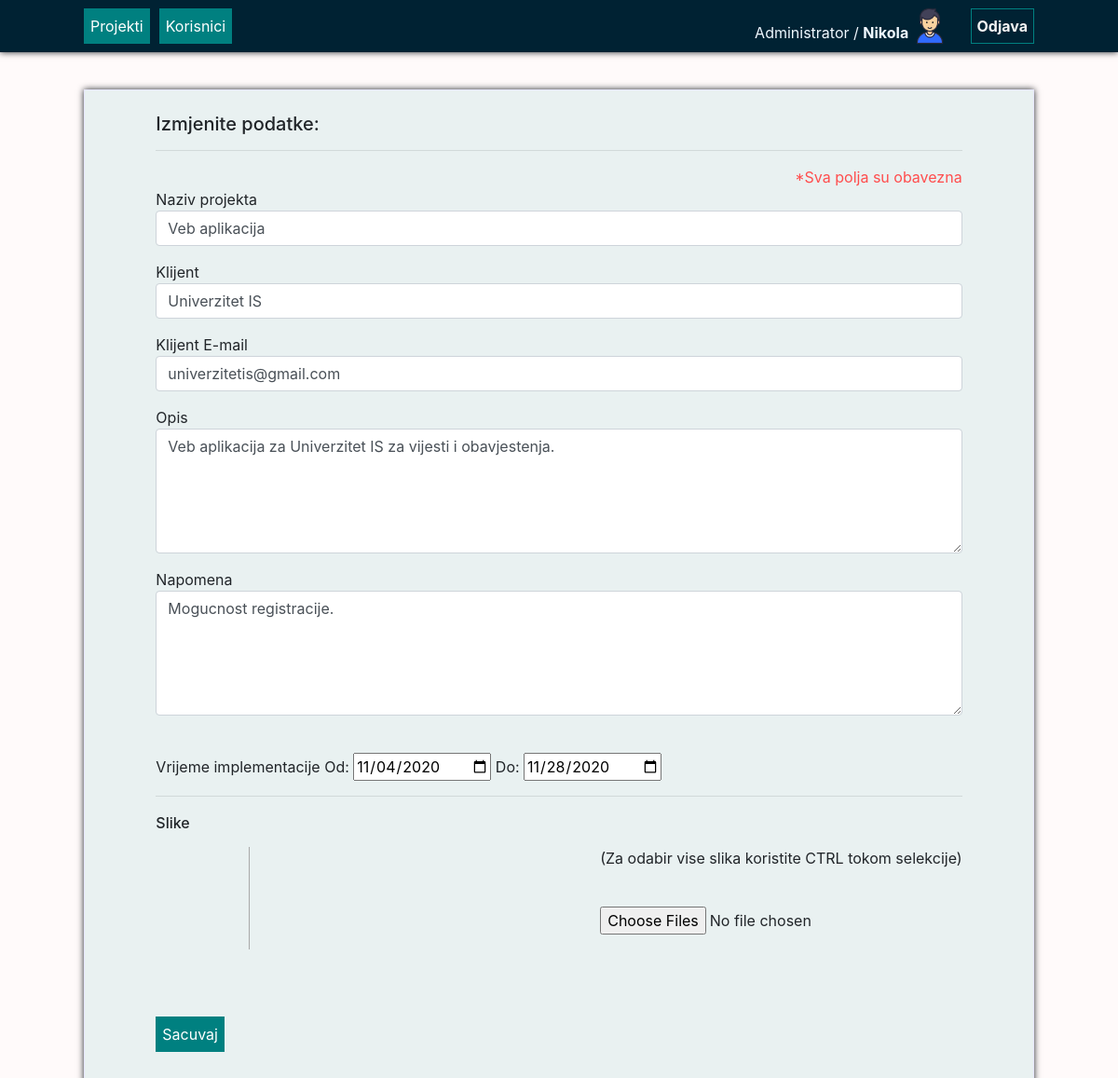
/ITP_Nikola_Kostovic/izmjena_projekta.php?id=20 (signed in), run on the app's committed database.
### tables this page shows
CREATE TABLE IF NOT EXISTS `projekat` (
  `PROJEKAT_ID` int(20) NOT NULL AUTO_INCREMENT,
  `PROJEKAT_NAZIV` varchar(100) NOT NULL,
  `PROJEKAT_NAZIV_KLIJENTA` varchar(100) NOT NULL,
  `PROJEKAT_EMAIL_KLIJENTA` varchar(50) NOT NULL,
  `PROJEKAT_OPIS` text NOT NULL,
  `PROJEKAT_NAPOMENA` text DEFAULT NULL,
  `PROJEKAT_OD` date NOT NULL,
  `PROJEKAT_DO` date NOT NULL,
  PRIMARY KEY (`PROJEKAT_ID`)
);

### ITP_Nikola_Kostovic/izmjena_projekta.php (the view, shortened to what this page needs)
<?php
$id_projekta = $_GET["id"];
include "./db_connection.php";
$query_result = $connection->query("SELECT * FROM projekat WHERE PROJEKAT_ID = '{$id_projekta}'");
$row = $query_result->fetch_array();
$naziv = $row["PROJEKAT_NAZIV"];
$naziv_klijenta = $row["PROJEKAT_NAZIV_KLIJENTA"];
$email_klijenta = $row["PROJEKAT_EMAIL_KLIJENTA"];
$opis = $row["PROJEKAT_OPIS"];
$napomena = $row["PROJEKAT_NAPOMENA"];
$dat_od = $row["PROJEKAT_OD"];
$dat_do = $row["PROJEKAT_DO"];
?>
<!doctype html>
<html lang="en">
<head>
    <link rel="stylesheet" type="text/css" href="style/index-style.css">
    <link rel="stylesheet" type="text/css" href="style/nav_style.css">
    <link rel="stylesheet" href="https://cdn.jsdelivr.net/npm/bootstrap@4.5.3/dist/css/bootstrap.min.css">
</head>
<body  style="background-color: snow">
<?php
include "./Navbar.php";
?>
<div class="main">
    <div class="table-container">
        <br>
        <h5>Izmjenite podatke:</h5>
        <hr>
        <p style="float: right; display: inline; color: #ff4d4d;" >*Sva polja su obavezna</p>
        <br>
        <form method="POST" action="dodavanje_projekta.php?data=izm&&id=<?php echo $id_projekta?>" enctype="multipart/form-data" onsubmit="return provjeri_polja()">
            <div class="form-group">
                <label">Naziv projekta</label>
                <input type="text" class="form-control" name="naziv" id="naziv" value="<?php echo $naziv ;?>">
            </div>
            <div class="form-group">
                <label">Klijent</label>
                <input type="text" class="form-control" name="klijent" id="klijent" value="<?php echo $naziv_klijenta ;?>">
            </div>
            <div class="form-group">
                <label">Klijent E-mail</label>
                <input type="text" class="form-control"  name="email" id="email" value="<?php echo $email_klijenta ;?>">
            </div>
            <div class="form-group">
                <label">Opis</label>
                <textarea name="opis" rows="5" class="form-control" id="opis"><?php echo $opis ;?></textarea>
            </div>
            <div class="form-group">
                <label">Napomena</label>
                <textarea name="napomena" rows="5" class="form-control" id="napomena"><?php echo $napomena ;?></textarea>
            </div>
            <br>
            <div class="form-group">
                <label">Vrijeme implementacije</label>
                <label">Od:</label>
                <input type="date"  name="datum_od" value="<?php echo $dat_od ;?>" id="od">
                <label">Do:</label>
                <input type="date"  name="datum_do" value="<?php echo $dat_do ;?>" id="do">
                <br><hr>
            </div>
            <label><h6>Slike</h6></label><br>
            <div style=" display: flex; justify-content: space-between">
                <div class="kontejner_slike" id="slike" title=<?php echo"$id_projekta";?>>
                </div>
                <div>
                    <p>(Za odabir vise slika koristite CTRL tokom selekcije)<p><br>
                        <input type="file" name="img_proj[]" multiple>
                </div>
         </div>
            <br><br><br>
            <button type="submit" >Sacuvaj</button>
        </form>
        <br><br>
        <br>
    </div>
    <br>
</div>
</body>
</html>

### ITP_Nikola_Kostovic/style/Index-style.css (style rules this page uses)
.main { background-color: #e9f1f1; width: 85%; margin: 0 auto; border: solid lavender 1px; box-shadow: 0px 0px 7px; margin-bottom: 20px; }
.table-container { width: 85%; margin: 0 auto; }
p { border-radius: 3px; }
.kontejner_slike { border-right: solid darkgray 1px; padding: 10px 50px 10px 50px; }

### ITP_Nikola_Kostovic/style/nav_style.css (style rules this page uses)
button { background-color: #008080; margin: 4px 2px; cursor: pointer; vertical-align: bottom; color: white; padding: 6px; margin: 4px 2px; border: solid #008080 1px; }

### data on the page
projekat: naziv "Veb aplikacija", klijent "Univerzitet IS", email "univerzitetis@gmail.com", opis "Veb aplikacija za Univerzitet IS za vijesti i obavjestenja.", napomena "Mogucnost registracije.", datum_od "11/04/2020", datum_do "11/28/2020"

### other printed values
$uloga "Administrator"
$_COOKIE['korisnik_ime'] "Nikola"
